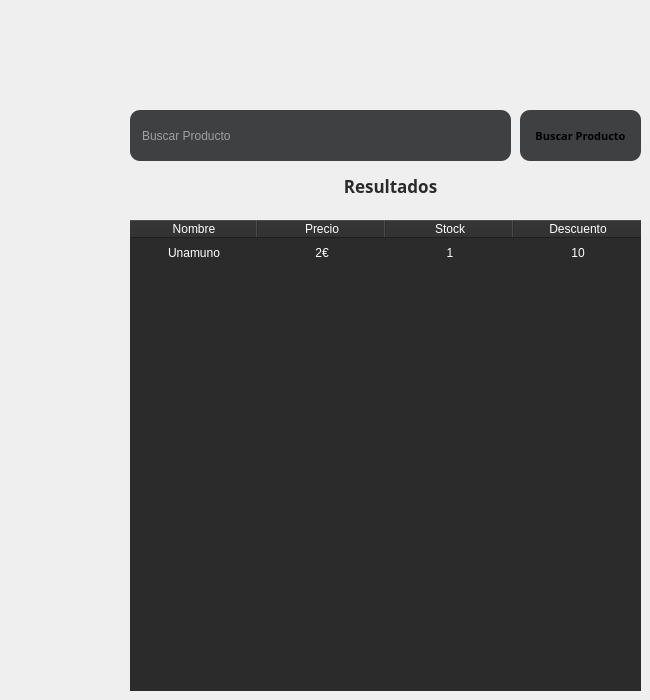
       <widget class="QWidget" name="ConsultarProducto">
        <widget class="QTableWidget" name="tableWidget_5">
         <property name="geometry">
          <rect>
           <x>130</x>
           <y>220</y>
           <width>511</width>
           <height>471</height>
          </rect>
         </property>
         <property name="styleSheet">
          <string notr="true">QTableWidget {
    background-color: #2b2b2b;
	border-radius: 0px;
    color: white;
}

QTableWidget QHeaderView::section {
    background-color: #2b2b2b;
    color: white;
}

QTableWidget::item {
    background-color: transparent;
    color: white;
}
QScrollBar:vertical,
QScrollBar:horizontal {
    background-color: #2b2b2b;  /* Color del scrollbar */  /* Borde del scrollbar */
}

QScrollBar::handle:vertical,
QScrollBar::handle:horizontal {
    background-color: #3f4042;  /* Color del área desplazable */
}

QScrollBar::add-line:vertical,
QScrollBar::sub-line:vertical,
QScrollBar::add-line:horizontal,
QScrollBar::sub-line:horizontal {
    background-color: #2b2b2b;  /* Color de las áreas de botones (arriba/abajo o izquierda/derecha) */
}</string>
         </property>
         <property name="verticalScrollBarPolicy">
          <enum>Qt::ScrollBarAlwaysOff</enum>
         </property>
         <property name="horizontalScrollBarPolicy">
          <enum>Qt::ScrollBarAlwaysOff</enum>
         </property>
         <property name="showDropIndicator" stdset="0">
          <bool>true</bool>
         </property>
         <property name="selectionMode">
          <enum>QAbstractItemView::NoSelection</enum>
         </property>
         <property name="horizontalScrollMode">
          <enum>QAbstractItemView::ScrollPerItem</enum>
         </property>
         <property name="showGrid">
          <bool>false</bool>
         </property>
         <property name="rowCount">
          <number>38</number>
         </property>
         <attribute name="horizontalHeaderDefaultSectionSize">
          <number>128</number>
         </attribute>
         <attribute name="horizontalHeaderShowSortIndicator" stdset="0">
          <bool>false</bool>
         </attribute>
         <attribute name="verticalHeaderVisible">
          <bool>false</bool>
         </attribute>
         <attribute name="verticalHeaderShowSortIndicator" stdset="0">
          <bool>false</bool>
         </attribute>
         <row/>
         <row/>
         <row/>
         <row/>
         <row/>
         <row/>
         <row/>
         <row/>
         <row/>
         <row/>
         <row/>
         <row/>
         <row/>
         <row/>
         <row/>
         <row/>
         <row/>
         <row/>
         <row/>
         <row/>
         <row/>
         <row/>
         <row/>
         <row/>
         <row/>
         <row/>
         <row/>
         <row/>
         <row/>
         <row/>
         <row/>
         <row/>
         <row/>
         <row/>
         <row/>
         <row/>
         <row/>
         <row/>
         <column>
          <property name="text">
           <string>Nombre</string>
          </property>
         </column>
         <column>
          <property name="text">
           <string>Precio</string>
          </property>
         </column>
         <column>
          <property name="text">
           <string>Stock</string>
          </property>
         </column>
         <column>
          <property name="text">
           <string>Descuento</string>
          </property>
         </column>
         <item row="0" column="0">
          <property name="text">
           <string>Unamuno</string>
          </property>
          <property name="textAlignment">
           <set>AlignCenter</set>
          </property>
         </item>
         <item row="0" column="1">
          <property name="text">
           <string>2€</string>
          </property>
          <property name="textAlignment">
           <set>AlignCenter</set>
          </property>
         </item>
         <item row="0" column="2">
          <property name="text">
           <string>1</string>
          </property>
          <property name="textAlignment">
           <set>AlignCenter</set>
          </property>
         </item>
         <item row="0" column="3">
          <property name="text">
           <string>10</string>
          </property>
          <property name="textAlignment">
           <set>AlignCenter</set>
          </property>
         </item>
        </widget>
        <widget class="QPushButton" name="pushButton_19">
         <property name="geometry">
          <rect>
           <x>520</x>
           <y>110</y>
           <width>121</width>
           <height>51</height>
          </rect>
         </property>
         <property name="font">
          <font>
           <family>Rockwell</family>
           <pointsize>8</pointsize>
           <bold>true</bold>
          </font>
         </property>
         <property name="styleSheet">
          <string notr="true">background-color: #3f4042;
border-radius: 10px;</string>
         </property>
         <property name="text">
          <string>Buscar Producto</string>
         </property>
         <property name="shortcut">
          <string>Return</string>
         </property>
        </widget>
        <widget class="QLineEdit" name="lineEdit_2">
         <property name="geometry">
          <rect>
           <x>130</x>
           <y>110</y>
           <width>381</width>
           <height>51</height>
          </rect>
         </property>
         <property name="styleSheet">
          <string notr="true">background-color: #3f4042;
color: #ffffff;
border-radius: 10px;
padding: 10px;</string>
         </property>
         <property name="maxLength">
          <number>13</number>
         </property>
         <property name="placeholderText">
          <string>Buscar Producto</string>
         </property>
        </widget>
        <widget class="QLabel" name="label_34">
         <property name="geometry">
          <rect>
           <x>280</x>
           <y>170</y>
           <width>221</width>
           <height>31</height>
          </rect>
         </property>
         <property name="font">
          <font>
           <family>Rockwell</family>
           <pointsize>13</pointsize>
           <bold>true</bold>
          </font>
         </property>
         <property name="styleSheet">
          <string notr="true">background-color: transparent;
color: #2b2b2b;</string>
         </property>
         <property name="text">
          <string>Resultados</string>
         </property>
         <property name="alignment">
          <set>Qt::AlignCenter</set>
         </property>
        </widget>
       </widget>
